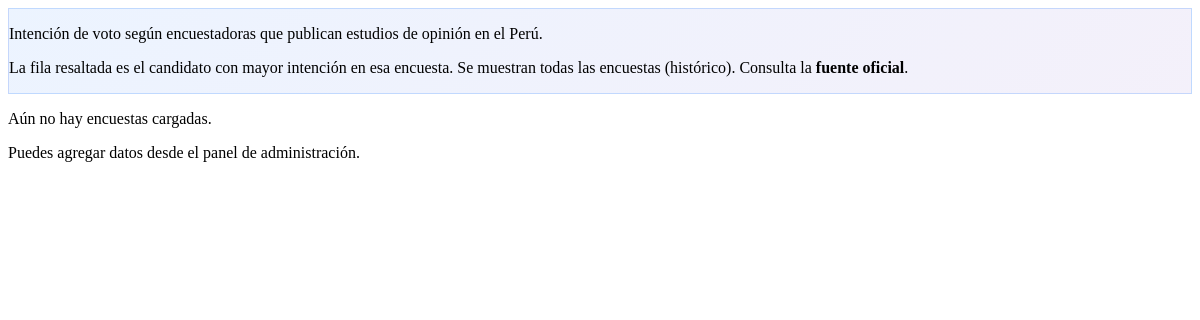
/encuestas-popup/, run on an earlier commit of the app's database.
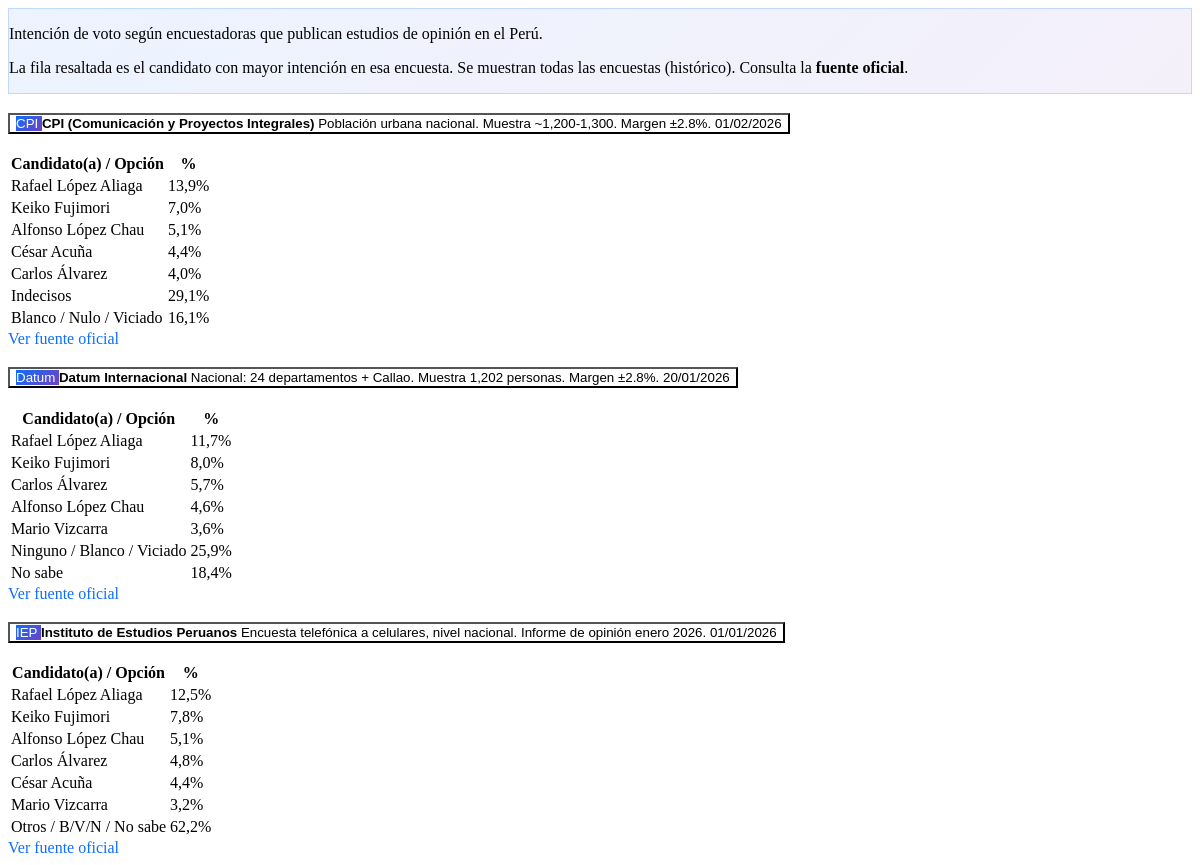
And on a later commit of the database.
### candidatos/models.py (models this page shows, shortened)
class Encuesta(models.Model):
    encuestadora = models.CharField(max_length=120, help_text='Ej: IEP, CPI, Datum, etc.')
    siglas = models.CharField(max_length=20, blank=True, help_text='Siglas de la encuestadora')
    fecha_terreno = models.DateField(help_text='Fecha de realización del trabajo de campo')
    fecha_publicacion = models.DateField(null=True, blank=True)
    resultados = models.JSONField(
        default=list,
        help_text='Lista de {"nombre": "Apellido Nombre", "porcentaje": 15.5}. Ordenar por porcentaje descendente.'
    )
    fuente_url = models.URLField(blank=True, help_text='Enlace a la publicación oficial')
    nota = models.CharField(max_length=300, blank=True, help_text='Ej: Solo Lima, nacional, etc.')
    activo = models.BooleanField(default=True)
    orden = models.IntegerField(default=0)
    class Meta:
        verbose_name = 'Encuesta de intención de voto'
        verbose_name_plural = 'Encuestas de intención de voto'
        ordering = ['-fecha_terreno', '-fecha_publicacion', 'orden']

### candidatos/views.py (the view)
# urls.py: path('encuestas-popup/', views.encuestas_popup, name='encuestas_popup'),
def encuestas_popup(request):
    encuestas = Encuesta.objects.filter(activo=True)
    return render(request, 'candidatos/partial_encuestas_popup.html', {'encuestas': encuestas})

### candidatos/templates/candidatos/partial_encuestas_popup.html (shortened to what this page needs)
{% load static %}
<div class="encuestas-popup-content">
    <div class="encuestas-popup-intro mb-3 p-3 rounded-3">
        <p class="small mb-1">
            Intención de voto según encuestadoras que publican estudios de opinión en el Perú.
        </p>
        <p class="small mb-0">
            La fila <span class="badge bg-warning text-dark">resaltada</span> es el candidato con mayor
            intención en esa encuesta. Se muestran todas las encuestas (histórico). Consulta la <strong>fuente oficial</strong>.
        </p>
    </div>
    {% if encuestas %}
    <div class="accordion" id="accordionEncuestas">
        {% for encuesta in encuestas %}
        <div class="accordion-item encuesta-card border-0 shadow-sm mb-3 rounded-3 overflow-hidden">
            <h3 class="accordion-header">
                <button class="accordion-button collapsed py-3" type="button" data-bs-toggle="collapse"
                    data-bs-target="#encuesta-{{ encuesta.id }}" aria-expanded="false">
                    <span class="d-flex align-items-center gap-3 w-100 flex-wrap">
                        <span class="badge encuesta-badge rounded-pill fw-semibold px-3 py-2">
                            {{ encuesta.siglas|default:encuesta.encuestadora }}
                        </span>
                        <span class="d-flex flex-column flex-grow-1">
                            <strong class="small">{{ encuesta.encuestadora }}</strong>
                            {% if encuesta.nota %}
                            <span class="small text-muted">{{ encuesta.nota|truncatewords:12 }}</span>
                            {% endif %}
                        </span>
                        <span class="text-end small ms-auto">
                            <span class="badge bg-secondary bg-opacity-25 text-dark">
                                {{ encuesta.fecha_terreno|date:"d/m/Y" }}
                            </span>
                        </span>
                    </span>
                </button>
            </h3>
            <div id="encuesta-{{ encuesta.id }}" class="accordion-collapse collapse" data-bs-parent="#accordionEncuestas">
                <div class="accordion-body pt-3 pb-3">
                    <div class="table-responsive mb-2">
                        <table class="table table-sm align-middle mb-0 encuesta-tabla">
                            <thead class="table-light">
                                <tr>
                                    <th>Candidato(a) / Opción</th>
                                    <th class="text-end">%</th>
                                </tr>
                            </thead>
                            <tbody>
                                {% for item in encuesta.resultados %}
                                <tr class="{% if forloop.first %}table-warning fw-semibold{% endif %}">
                                    <td>
                                        {{ item.nombre }}
                                    </td>
                                    <td class="text-end">
                                        <span class="badge {% if forloop.first %}bg-warning text-dark{% else %}bg-light text-dark border{% endif %} px-2">
                                            {{ item.porcentaje|floatformat:1 }}%
                                        </span>
                                    </td>
                                </tr>
                                {% endfor %}
                            </tbody>
                        </table>
                    </div>
                    {% if encuesta.fuente_url %}
                    <a href="{{ encuesta.fuente_url }}" target="_blank" rel="noopener" class="small mt-2 d-inline-flex align-items-center gap-1 encuesta-link">
                         Ver fuente oficial
                    </a>
                    {% endif %}
                </div>
            </div>
        </div>
        {% endfor %}
    </div>
    {% else %}
    <div class="text-center py-4 text-muted">
        <p class="mb-0 mt-2">Aún no hay encuestas cargadas.</p>
        <p class="small">Puedes agregar datos desde el panel de administración.</p>
    </div>
    {% endif %}
</div>

### candidatos/templates/candidatos/partial_encuestas_popup.html (style rules this page uses)
.encuestas-popup-intro { background: linear-gradient(135deg, rgba(13, 110, 253, 0.08), rgba(111, 66, 193, 0.08)); border: 1px solid rgba(13, 110, 253, 0.2); }
.encuesta-card .accordion-button { background: #fff; }
.encuesta-badge { background: linear-gradient(135deg, #0d6efd, #6f42c1); color: #fff; }
.encuesta-link { color: #0d6efd; text-decoration: none; }

What changed in the data, as far as the page shows it:
added Encuesta: siglas "CPI", encuestadora "CPI (Comunicación y Proyectos Integrales)", nota "Población urbana nacional. Muestra ~1,200-1,300. Margen ±2.8%.", fecha_terreno "01/02/2026", nombre "Rafael López Aliaga" "Keiko Fujimori" "Alfonso López Chau" "César Acuña" "Carlos Álvarez" "Indecisos" "Blanco / Nulo / Viciado", porcentaje "13,9" "7,0" "5,1" "4,4" "4,0" "29,1" "16,1"
added Encuesta: siglas "Datum", encuestadora "Datum Internacional", nota "Nacional: 24 departamentos + Callao. Muestra 1,202 personas. Margen ±2.8%.", fecha_terreno "20/01/2026", nombre "Rafael López Aliaga" "Keiko Fujimori" "Carlos Álvarez" "Alfonso López Chau" "Mario Vizcarra" "Ninguno / Blanco / Viciado" "No sabe", porcentaje "11,7" "8,0" "5,7" "4,6" "3,6" "25,9" "18,4"
added Encuesta: siglas "IEP", encuestadora "Instituto de Estudios Peruanos", nota "Encuesta telefónica a celulares, nivel nacional. Informe de opinión enero 2026.", fecha_terreno "01/01/2026", nombre "Rafael López Aliaga" "Keiko Fujimori" "Alfonso López Chau" "Carlos Álvarez" "César Acuña" "Mario Vizcarra" "Otros / B/V/N / No sabe", porcentaje "12,5" "7,8" "5,1" "4,8" "4,4" "3,2" "62,2"
Also different on the page:
text no longer shown: "Aún no hay encuestas cargadas. Puedes agregar datos desde el panel de administración."
